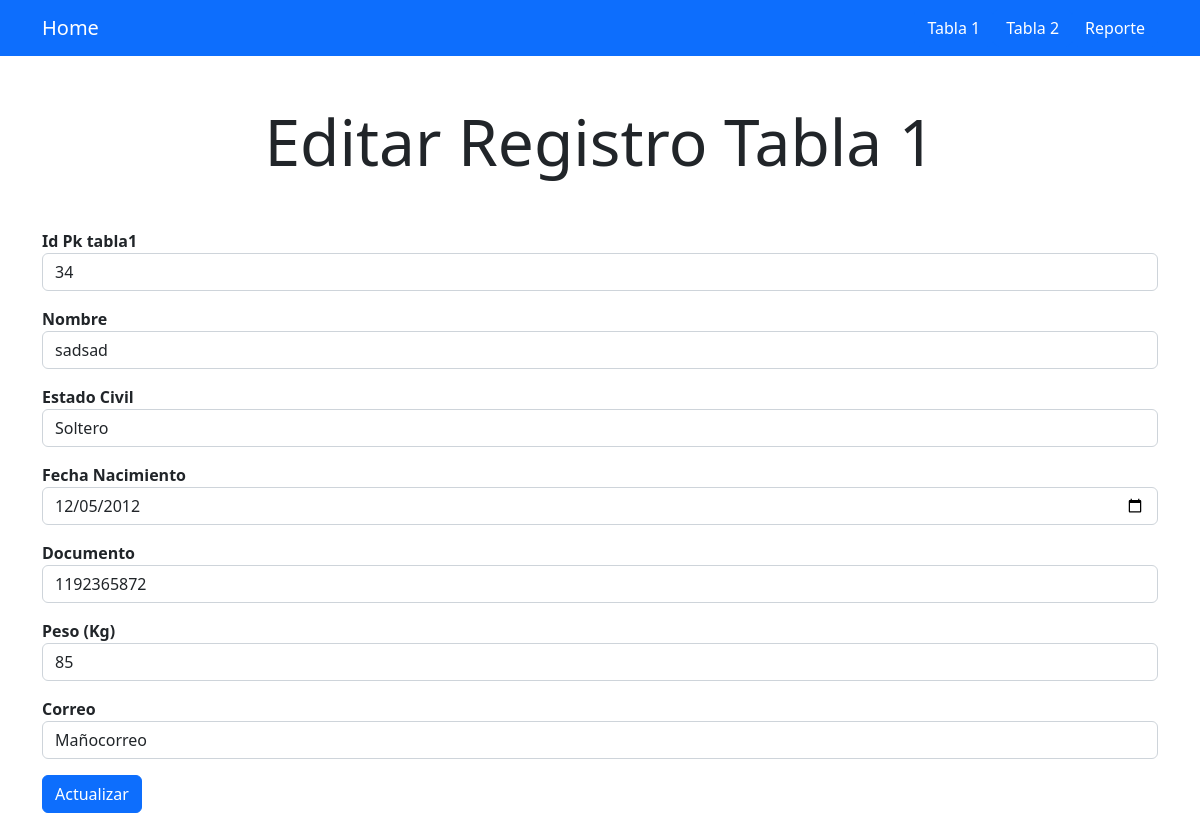
/tabla2update.php?ID=24, run on the app's committed database.
### tables this page shows
CREATE TABLE `tabla2` (
  `ID` int(11) NOT NULL,
  `ID_TABLA1` int(11) NOT NULL,
  `Nombre` varchar(225) NOT NULL,
  `Estado_Civil` varchar(40) NOT NULL,
  `fecha_registro` datetime NOT NULL,
  `Fecha_Nacimiento` date NOT NULL,
  `cc` int(11) NOT NULL,
  `Peso` float NOT NULL,
  `Email` varchar(100) NOT NULL
);

### modelos/mainModel.php (called while the page is built, shortened)
<?php
class mainModel
{
    public static function conectar()
    {
        $conexion = new PDO('mysql:host=localhost;dbname=db_taller', 'root', '');
        $conexion->exec("SET CHARACTER SET utf8");
        return $conexion;
    }
}

### tabla2update.php (the view, shortened to what this page needs)
<!DOCTYPE html>
<html lang="en">
<head>
    <?php require_once "vista/inc/Link.php"; ?>
</head>
<body>
    <?php
    require_once "modelos/mainModel.php";
    $ins_tabla1 = new mainModel();
    $id = $_GET['ID'];
    $sql = "SELECT * FROM tabla2 WHERE ID='" . $id . "' ";
    $statement = $ins_tabla1::conectar()->prepare($sql);
    $statement->execute();
    $results = $statement->fetchAll(PDO::FETCH_ASSOC);
    foreach ($results as $filas) {
        $idtabla1 = $filas['ID_TABLA1'];
        $nombre      = $filas['Nombre'];
        $EstadoC = $filas['Estado_Civil'];
        $Fecha_Na = $filas['Fecha_Nacimiento'];
        $CC = $filas['cc'];
        $Peso = $filas['Peso'];
        $Correo = $filas['Email'];
    ?>
<nav class="navbar navbar-dark bg-primary">
    <div class="container">
      <a class="navbar-brand" href="index.php">Home</a>
      <div class="d-flex">
        <a type="button" class="btn btn-primary" href="tabla1.php">Tabla 1</a>
        <a type="button" class="btn btn-primary" href="tabla2.php">Tabla 2</a>
        <a type="button" class="btn btn-primary" href="reportes.php">Reporte</a>
      </div>
    </div>
  </nav>
        <div class="container my-5 ">
            <h1 class="my-5 text-center display-3" >Editar Registro Tabla 1</h1>
            <form action="./Tablas/Tabla1R.php" method="POST">
                <label for="">
                    <strong>
                    Id Pk tabla1
                    </strong>
                </label>
                <input class="form-control mb-3" type="text" name="ID_TABLA1_A" value="<?php echo $idtabla1; ?>">
                <label for="">
                    <strong>
                    Nombre
                    </strong>
                </label>
                <input class="form-control mb-3" type="text" name="Nombre_A" value="<?php echo $nombre; ?>">
                <label for="">
                    <strong>
                    Estado Civil
                    </strong>
                </label>
                <input class="form-control mb-3" type="text" name="Estado_Civil_A" value="<?php echo $EstadoC; ?>">
                <label for="">
                    <strong>
                    Fecha Nacimiento
                    </strong>
                </label>
                <input class="form-control mb-3" type="date" name="Fecha_Nacimiento_A" value="<?php echo $Fecha_Na; ?>">
                <label for="">
                    <strong>
                    Documento
                    </strong>
                </label>
                <input class="form-control mb-3" type="text" name="cc_A" value="<?php echo $CC; ?>">
                <label for="">
                    <strong>
                    Peso (Kg)
                    </strong>
                </label>
                <input class="form-control mb-3" type="text" name="Peso_A" value="<?php echo $Peso; ?>">
                <label for="">
                    <strong>
                    Correo
                    </strong>
                </label>
                <input class="form-control mb-3" type="email" name="Email_A" value="<?php echo $Correo; ?>">
                <input class="btn btn-primary" type="submit" value="Actualizar">
            <?php } ?>
        </div>
</body>
</html>

### data on the page
tabla2: ID_TABLA1_A "34", Nombre_A "sadsad", Estado_Civil_A "Soltero", Fecha_Nacimiento_A "12/05/2012", cc_A "1192365872", Peso_A "85", Email_A "Mañocorreo"
